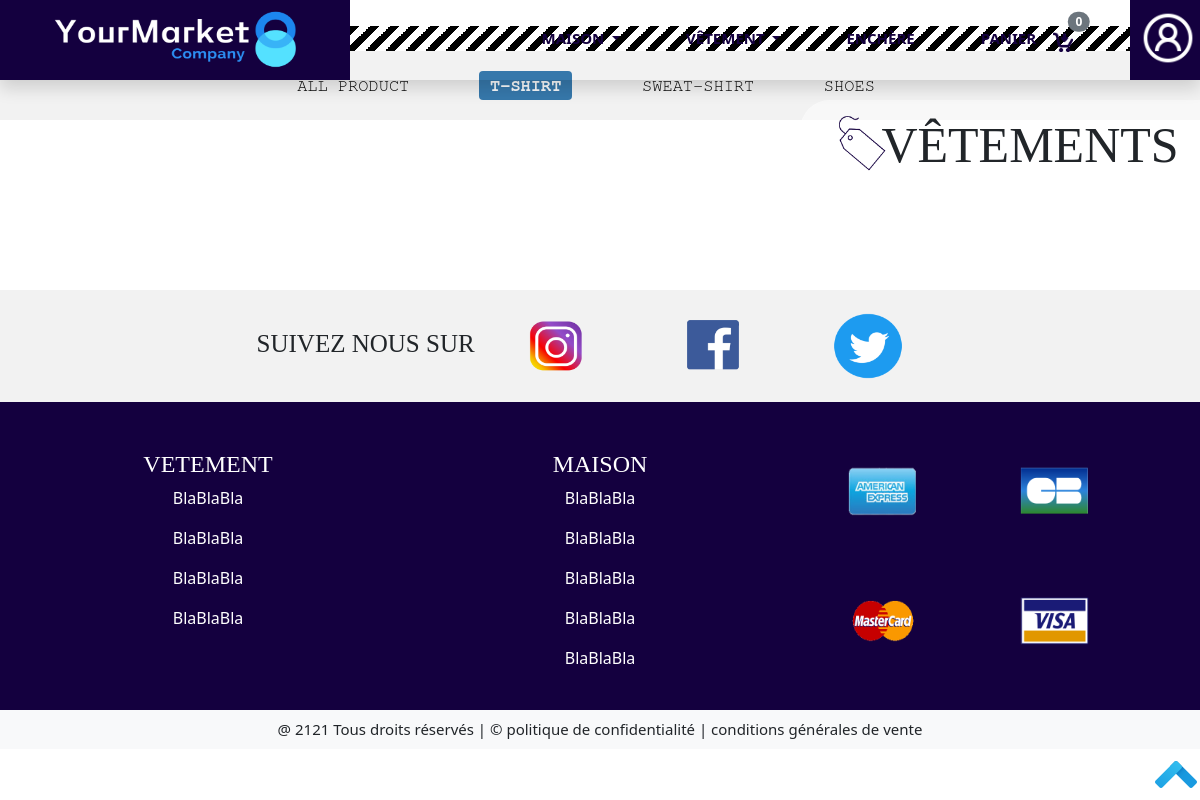
Before: /Front/Acheteur/page-vetements-tshirt.php with the older database file.
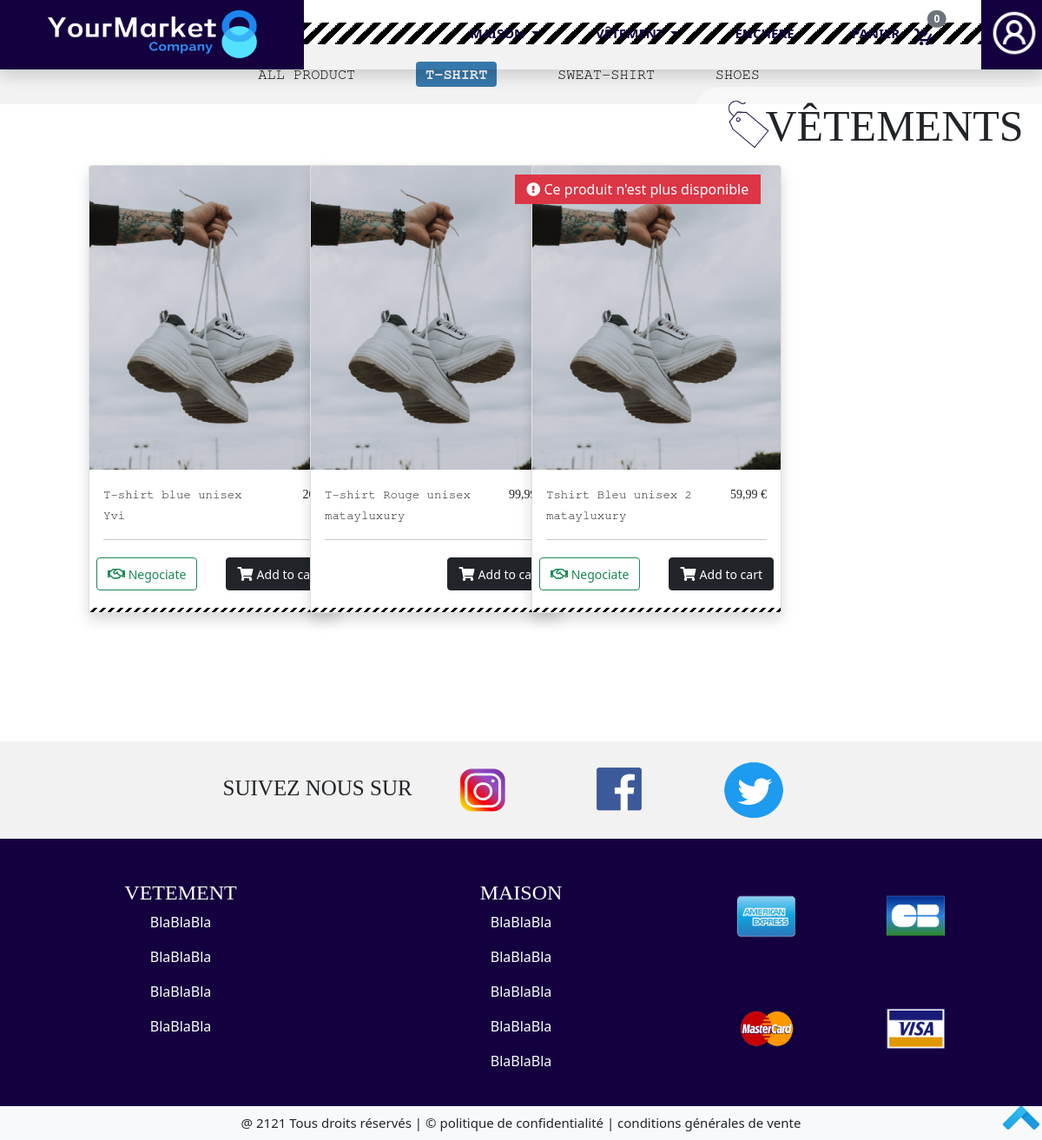
After: the same page with the newer database file.
### tables this page shows
CREATE TABLE IF NOT EXISTS `item` (
  `id_item` int(11) NOT NULL AUTO_INCREMENT,
  `id_seller` int(11) NOT NULL,
  `price` varchar(15) NOT NULL,
  `name` varchar(20) NOT NULL,
  `category` varchar(255) NOT NULL,
  `subcategory` varchar(255) NOT NULL,
  `quantity` varchar(15) NOT NULL,
  `description` text NOT NULL,
  `photo` varchar(255) NOT NULL,
  `is_bidding` tinyint(4) NOT NULL DEFAULT '0',
  `is_negotiated` tinyint(4) NOT NULL DEFAULT '0',
  `is_buying` tinyint(4) NOT NULL DEFAULT '0',
  PRIMARY KEY (`id_item`),
  KEY `id_item` (`id_item`),
  KEY `id_seller` (`id_seller`)
);

CREATE TABLE IF NOT EXISTS `seller` (
  `id_seller` int(11) NOT NULL AUTO_INCREMENT,
  `brand` varchar(30) NOT NULL,
  `profil_picture` varchar(255) NOT NULL,
  `background` varchar(255) NOT NULL,
  `phone` varchar(255) NOT NULL,
  `email` varchar(255) NOT NULL,
  `passworde` varchar(255) NOT NULL,
  PRIMARY KEY (`id_seller`),
  KEY `id_seller` (`id_seller`)
);

### Front/Acheteur/page-vetements-tshirt.php (the view, shortened to what this page needs)
<?php
    require "head.php";
        include("../../Bdd/cnx.php");
        $queryCountItems = mysqli_query($con, "select count(id_item) as total from item where category='Vetement' and subcategory='tshirt'");
        $queryAllItems = mysqli_query($con, "select name, price , brand,subcategory, quantity, description,photo, is_negotiated, is_bidding from item,seller where seller.id_seller=item.id_seller and category='Vetement'and subcategory='tshirt'");
?>
<div class="vetement_general">
    <div class="deco_marque_general position-absolute position-absolute top-0 end-0">
        <img class="img_icon_sale position-absolute top-50 start-0 translate-middle-y" src="../../Image/icon_sale.png" alt="icon_sale">
        <p class="texte_deco_marque_general texte_style text-uppercase position-absolute top-50 start-50 translate-middle">vêtements</p>
    </div>
    <div class="class_separation"></div>
</div>
<div class="vetement_details" id="menuCatVetement">
    <div class="navbar_vetement">
            <ul class="navbar_listeVendeur_details detail_style centrer">
                    <li><a href="page-vetements.php#menuCatVetement" class="text-uppercase">All product</a> </li>
                    <li><a href="page-vetements-tshirt.php#menuCatVetement" class="badge text-uppercase bg_blue1 text-light">T-shirt</a></li>
                    <li><a href="page-vetements-sweat.php#menuCatVetement" class="text-uppercase">Sweat-shirt</a></li>
                    <li><a href="page-vetements-shoes.php#menuCatVetement" class="text-uppercase">Shoes</a></li>
                </ul>
    </div>
</div>
<div class="maison_liste_total row">
    <div class="col-1"></div>
    <div class="col-10">
        <div class="row">
        <?php
        if($row = mysqli_fetch_assoc($queryCountItems)){
            $total = $row['total'];
            for ($i=0; $i<=$total;$i++){
                if($rowAllItems = mysqli_fetch_assoc($queryAllItems)){
                    $nameItems = $rowAllItems['name'];
                    $prixItems = $rowAllItems['price'];
                    $brandItems = $rowAllItems['brand'];
                    $quantityCadre = $rowAllItems['quantity'];
                    $is_negotiated = $rowAllItems['is_negotiated'];
                    ?>
                    <div class="listeVendeur_un_par_un col-3 mb-5">
                        <div class="card shadow cardProduct" style="width: 18rem;" >
                            <img class="img_listeVendeur_logo card-img-top" src="../../Image/chaussure.png" alt="oreiller">
                            <div class="card-body">
                                <div class="row">
                                    <div class="col-md-9">
                                    <div class="detail_style_titre detail_style"><small><?php echo $nameItems ?></small></div>
                                <div class="detail_style_marque detail_style"><small><?php echo $brandItems ?></small></div>
                                    </div>
                                    <div class="col-md-3">
                                        <p href="#" class="detail_style_prix texte_style f_right"><small><?php echo $prixItems ?> €</small> </p>
                                    </div>
                                </div>
                                <hr>
                                <div class="row">
                                    <div class="col-6 p-1 m-0">
                                        <?php if($is_negotiated == 1){ ?>
                                            <button type="button" class="btn btn-outline-success" data-bs-toggle="modal" data-bs-target="#nego_prix_maison"> <i class="far fa-handshake"></i><small> Negociate</small></button>
                                        <?php } ?>
                                    </div>
                                    <div class="col-6  p-1 m-0">
                                        <button type="button" class="btn btn-dark f_right"> <i class="fas fa-shopping-cart"></i>    <small>Add to cart </small></button>
                                    </div>
                            </div>
                            <?php  if($quantityCadre == 0 ){?>
                                    <div class="card-badge bg-danger  pl-5"> &nbsp; <i class="fas fa-exclamation-circle"></i> Ce produit n'est plus disponible &nbsp;</div>
                            <?php }?>
                            </div>
                            <div class="class_separation2 w-100"></div>
                            </div>
                        </div>
            <?php
                }
            }
        }
        ?>
        </div>
    </div>
    <div class="col-1"></div>
</div>
<?php
    include("footer.php");
?>

Changed rows visible on the page:
now on this page (row edited): item: name "T-shirt blue unisex", id_seller.brand "Yvi", price "20…", is_negotiated 1 (drawn)
now on this page (row edited): item: name "T-shirt Rouge unisex", id_seller.brand "matayluxury", price "99,99"
now on this page (row edited): item: name "Tshirt Bleu unisex 2", id_seller.brand "matayluxury", price "59,99", is_negotiated 1 (drawn), quantity "0" (drawn)
